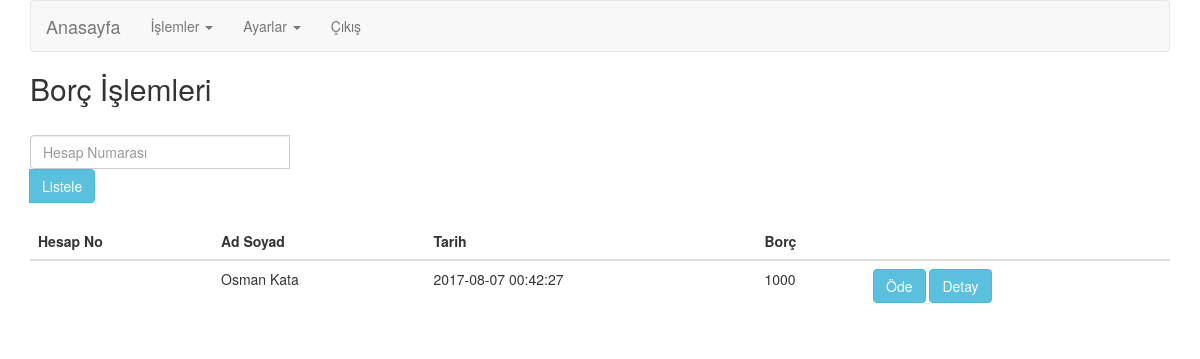
/internetsubesi/user/borc-islemleri.php (signed in), run on the app's committed database.
### tables this page shows
CREATE TABLE `borclar` (
  `borc_id` int(10) UNSIGNED NOT NULL,
  `hesap_id` int(10) UNSIGNED NOT NULL,
  `musteri_id` int(10) UNSIGNED NOT NULL,
  `borc` decimal(10,0) NOT NULL,
  `tarih` datetime NOT NULL,
  `aciklama` text NOT NULL
);

CREATE TABLE `musteriler` (
  `musteri_id` int(10) UNSIGNED NOT NULL,
  `ad` varchar(45) NOT NULL,
  `soyad` varchar(45) NOT NULL,
  `telefon` varchar(45) NOT NULL,
  `email` varchar(45) NOT NULL,
  `parola` varchar(45) NOT NULL,
  `anne_kizlik_soyad` varchar(45) NOT NULL,
  `adres` text NOT NULL,
  `musteri_no` int(10) UNSIGNED NOT NULL,
  `yonetici` tinyint(3) UNSIGNED NOT NULL,
  `banka_id` int(10) UNSIGNED NOT NULL
);

### internetsubesi/system/class.database.php (called while the page is built, shortened)
<?php
	class Database{
		private $VtHost       = "localhost";
		private $VtKullanici  = "root";
		private $VtParola     = "123";
		private $VtAd         = "internetbankaciligi";
		private $Pdo;
		private $Sorgu;
		public function __construct(){
			$dsn     = 'mysql:host=' . $this->VtHost . ';dbname=' . $this->VtAd . ';';
			$ayarlar = array(
							PDO::ATTR_PERSISTENT => False,
							PDO::ATTR_ERRMODE    => PDO::ERRMODE_EXCEPTION
					   );
			try{
				$this->Pdo = new PDO($dsn, $this->VtKullanici, $this->VtParola, $ayarlar);
				$this->Pdo->exec("SET CHARACTER SET utf8");
				$this->Pdo->exec("SET names utf8");
			}catch(PDOexeption $e){
				$this->Hata = "Baglantı hatası : " . $e->getMessage();
			}
		}
		public function Sorgula($Sql){
			$this->Sorgu = $this->Pdo->prepare($Sql);
		}
		public function Calistir($parametre = null){
			return $this->Sorgu->execute($parametre);
		}
		public function TamCek(){
			$this->Calistir();
			return $this->Sorgu->fetchAll(PDO::FETCH_BOTH);
		}
		public function Bind($Parametre, $deger, $Tip = null){
			if(is_null($Tip)){
				switch (true){
					case is_int($deger):
						$Tip = PDO::PARAM_INT;
						break;
					default:
						$Tip = PDO::PARAM_STR;
				}
			}
			$this->Sorgu->bindValue($Parametre, $deger, $Tip);
		}
	}
?>

### internetsubesi/user/borc-islemleri.php (the view, shortened to what this page needs)
<?php include "header.php"; ?>
<?php include "navbar.php"; ?>
<?php
$satirlar=array();
if(isset($_GET["search"])){
    $bulunacakID = $_SESSION["user"]["musteri_id"];
    $sql = "SELECT b.borc_id,b.borc,b.tarih,b.aciklama,m.ad,m.soyad,h.hesap_no FROM borclar b left join hesaplar h on h.hesap_id=b.hesap_id left JOIN musteriler m on m.musteri_id=b.musteri_id where b.musteri_id=:aranankisi and h.hesap_no=:hesapnoara";
    $db->Sorgula($sql);
    $db->bind('aranankisi',$bulunacakID);
    $db->bind('hesapnoara',$_GET["search"]);
    $satirlar = $db->TamCek();
}else{
    $bulunacakID = $_SESSION["user"]["musteri_id"];
    $sql = "SELECT b.borc_id,b.borc,b.tarih,b.aciklama,m.ad,m.soyad,h.hesap_no FROM borclar b left join hesaplar h on h.hesap_id=b.hesap_id left JOIN musteriler m on m.musteri_id=b.musteri_id where b.musteri_id=:aranankisi";
    $db->Sorgula($sql);
    $db->bind('aranankisi',$bulunacakID);
    $satirlar = $db->TamCek();
}
?>
<h2>Borç İşlemleri</h2>
<div class="row">
    <br>
    <div class="col-md-12">
        <div class="input-group">
            <form method="get" action="borc-islemleri.php">
            <input type="text" class="form-control" placeholder="Hesap Numarası" name="search">
            <span class="input-group-btn">
                <button class="btn btn-info" type="submit" >Listele</button>
            </span>
            </form>
        </div>
    </div>
</div>
<br>
<div class="row">
    <div class="col-md-12">
        <table class="table table-hover">
            <thead>
            <tr>
                <th>Hesap No</th>
                <th>Ad Soyad</th>
                <th>Tarih</th>
                <th>Borç</th>
                <th></th>
            </tr>
            </thead>
            <tbody>
            <?php foreach ($satirlar as $satir) {?>
            <tr>
                <td><?=$satir["hesap_no"]?></td>
                <td><?=$satir["ad"]?> <?=$satir["soyad"]?></td>
                <td><?=$satir["tarih"]?></td>
                <td><?=$satir["borc"]?></td>
                <td><button class="btn btn-info" data-toggle="modal" data-target="#ode">Öde</button> <button class="btn btn-info" data-toggle="modal" data-target="#detay">Detay</button> </td>
            </tr>
            <?php } ?>
            </tbody>
        </table>
    </div>
</div>
<?php include "footer.php"; ?>

### data on the page
borclar: musteri.ad "Osman", musteri.soyad "Kata", tarih "2017-08-07 00:42:27", borc "1000"
